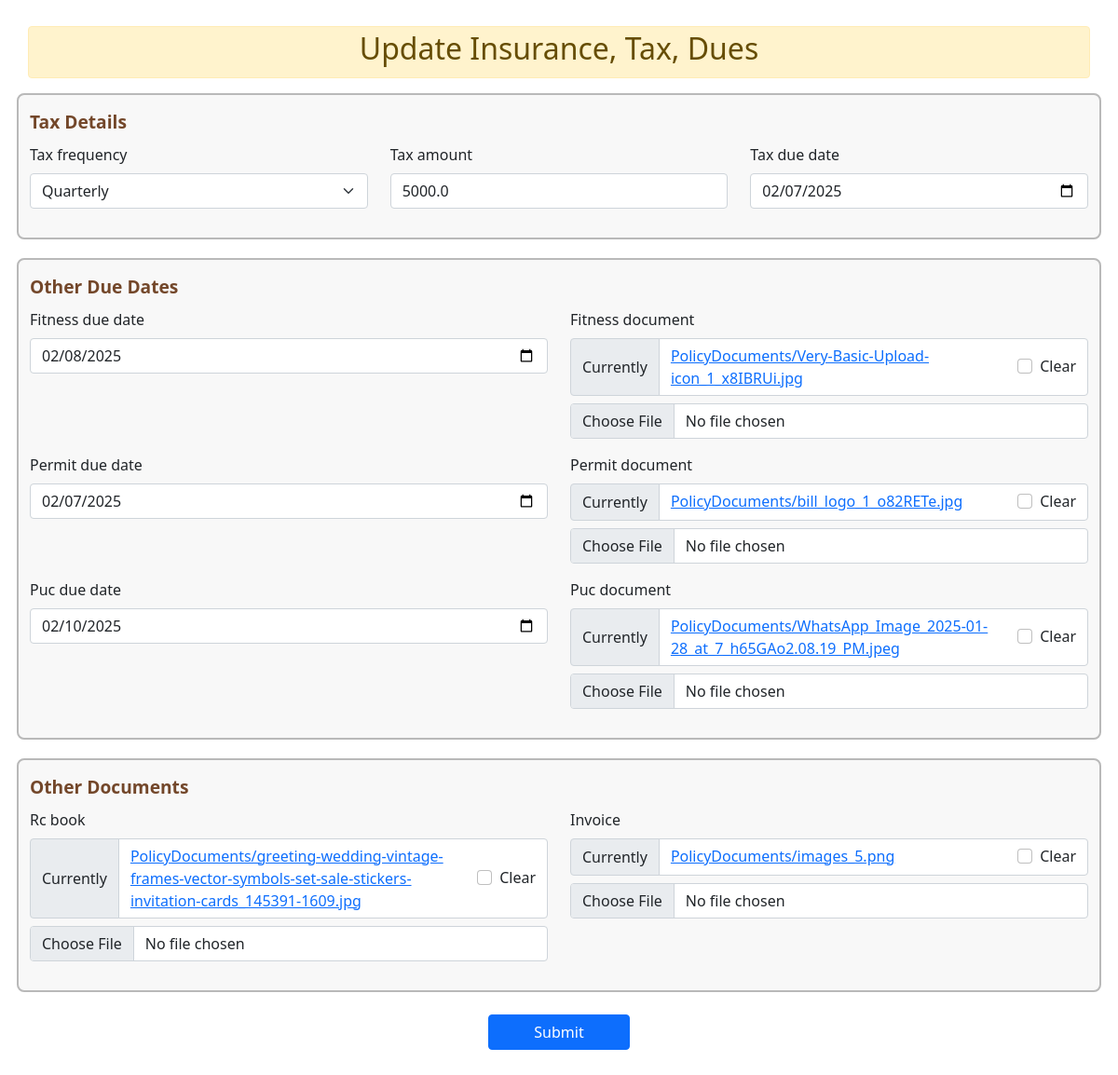
/finance/update_other_dues/2, run on the app's committed database.
### ERP_Admin/models.py (models this page shows)
class OtherDues(models.Model):
    vehicle = models.ForeignKey(Vehicle, on_delete=models.CASCADE)
    tax_frequency = models.CharField(max_length=255, choices=FREQUENCY_CHOICES,null=True, blank=True)
    tax_amount = models.FloatField(null=True, blank=True)
    tax_due_date = models.DateField(null=True, blank=True)
    fitness_due_date = models.DateField(null=True,blank=True)
    permit_due_date = models.DateField(null=True,blank=True)
    puc_due_date = models.DateField(null=True,blank=True)
    fitness_document=models.ImageField(upload_to="PolicyDocuments", max_length=None, null=True, blank=True)
    permit_document=models.ImageField(upload_to="PolicyDocuments", max_length=None, null=True, blank=True)
    puc_document=models.ImageField(upload_to="PolicyDocuments", max_length=None, null=True, blank=True)
    rc_book=models.ImageField(upload_to="PolicyDocuments", max_length=None, null=True, blank=True)
    invoice=models.ImageField(upload_to="PolicyDocuments", max_length=None, null=True, blank=True)

### ERP_Finance/views.py (the view)
# urls.py: path('update_other_dues/<int:id>', views.update_other_dues, name='finance_update_other_dues'),
def update_other_dues(request, id):
    vehicle = get_object_or_404(OtherDues, id=id)  # Safely retrieve the Driver instance or return a 404 error
    if request.method == 'POST':
        form = OtherDuesForm(request.POST, request.FILES, instance=vehicle)  # Populate the form with the instance data
        if form.is_valid():
            form.save()
            messages.success(request, 'Record Updated Successfully.')
    else:
        form = OtherDuesForm(instance=vehicle)  # Populate the form with the existing driver data on GET request
    return render(request, 'finance_update_other_dues.html', {'form': form,'data':vehicle})

### ERP_Finance/forms.py (shortened to what this page needs)
class OtherDuesForm(forms.ModelForm):
    class Meta:
        model =  OtherDues
        fields = [
            'tax_frequency',
            'tax_amount',
            'tax_due_date',
            'fitness_due_date',
            'permit_due_date',
            'puc_due_date',
            'puc_document',
            'permit_document',
            'fitness_document',
            'rc_book',
            'invoice'
        ]
        widgets = {
            'tax_due_date': forms.DateInput(attrs={'type': 'date'}),
            'fitness_due_date': forms.DateInput(attrs={'type': 'date'}),
            'permit_due_date': forms.DateInput(attrs={'type': 'date'}),
            'puc_due_date': forms.DateInput(attrs={'type': 'date'}),
        }

### ERP_Finance/templates/finance_update_other_dues.html (shortened to what this page needs)
{% extends "base_window.html" %}
{% load crispy_forms_tags %}
{% block content %}
<main id="main" class="main">
    <section class="section dashboard">
        <div class="container-fluid mb-3 form-header p-3">
            <div class="row p-1 rounded" >
                <div class="col-sm-12">
                    <div class="alert alert-warning text-center mt-2 p-1">
                        <h2>Update Insurance, Tax, Dues</h2>
                    </div>
                   <form method="POST" enctype="multipart/form-data"  > {% csrf_token %}
                        <div class="row  mt-1">
                            <fieldset>
                                <legend>Tax Details</legend>
                                <div class="row">
                                    <div class="col-sm-4">
                                        {{ form.tax_frequency|as_crispy_field }}
                                    </div>
                                    <div class="col-sm-4">
                                        {{ form.tax_amount|as_crispy_field }}
                                    </div>
                                    <div class="col-sm-4">
                                        {{ form.tax_due_date|as_crispy_field }}
                                    </div>
                                </div>
                            </fieldset>
                            <fieldset>
                                <legend>Other Due Dates</legend>
                                <div class="row">
                                    <div class="col-sm-6">
                                        {{ form.fitness_due_date|as_crispy_field }}
                                    </div>
                                    <div class="col-sm-6">
                                        {{ form.fitness_document|as_crispy_field }}
                                    </div>
                                    <div class="col-sm-6">
                                        {{ form.permit_due_date|as_crispy_field }}
                                    </div>
                                    <div class="col-sm-6">
                                        {{ form.permit_document|as_crispy_field }}
                                    </div>
                                    <div class="col-sm-6">
                                        {{ form.puc_due_date|as_crispy_field }}
                                    </div>
                                    <div class="col-sm-6">
                                        {{ form.puc_document|as_crispy_field }}
                                    </div>
                                </div>
                            </fieldset>
                            <fieldset>
                                <legend>Other Documents</legend>
                                <div class="row">
                                    <div class="col-sm-6">
                                        {{ form.rc_book|as_crispy_field }}
                                    </div>
                                    <div class="col-sm-6">
                                        {{ form.invoice|as_crispy_field }}
                                    </div>
                                </div>
                            </fieldset>
                        </div>
                        <center><button type="submit" class="btn btn-primary mt-1 px-5">Submit</button></center>
                    </form>
                </div>
            </div>
        </div>
    </section>
</main>
{% endblock content %}

### ERP_Admin/templates/base_window.html (style rules this page uses)
body { padding: 0px 10px; background-color: rgb(225, 239, 243); }

### ERP_Finance/templates/finance_update_other_dues.html (style rules this page uses)
body { background-color:rgb(255, 255, 255); }
fieldset { border: 2px solid #b9b9b9; border-radius: 8px; padding: 15px; margin-bottom: 20px; background-color: #f8f8f8; }
legend { font-size: 1.2rem; font-weight: bold; color: #73472a; padding-top: 0 10px; }

### data on the page
OtherDues: tax_frequency "Quarterly", tax_amount "5000.0", tax_due_date "02/07/2025", fitness_due_date "02/08/2025", permit_due_date "02/07/2025", puc_due_date "02/10/2025"
